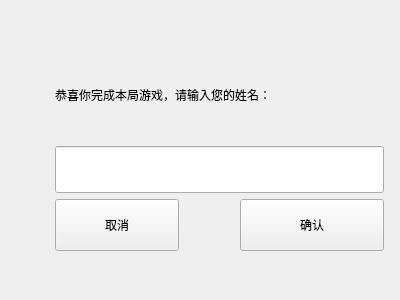
<?xml version="1.0" encoding="UTF-8"?>
<ui version="4.0">
 <class>dialog</class>
 <widget class="QWidget" name="dialog">
  <property name="geometry">
   <rect>
    <x>0</x>
    <y>0</y>
    <width>400</width>
    <height>300</height>
   </rect>
  </property>
  <property name="windowTitle">
   <string>Form</string>
  </property>
  <widget class="QWidget" name="gridLayoutWidget">
   <property name="geometry">
    <rect>
     <x>0</x>
     <y>50</y>
     <width>441</width>
     <height>201</height>
    </rect>
   </property>
   <layout class="QGridLayout" name="gridLayout">
    <item row="5" column="0">
     <widget class="QPushButton" name="cancel">
      <property name="minimumSize">
       <size>
        <width>0</width>
        <height>52</height>
       </size>
      </property>
      <property name="maximumSize">
       <size>
        <width>124</width>
        <height>16777215</height>
       </size>
      </property>
      <property name="text">
       <string>取消</string>
      </property>
     </widget>
    </item>
    <item row="5" column="1">
     <widget class="QPushButton" name="ok">
      <property name="minimumSize">
       <size>
        <width>0</width>
        <height>52</height>
       </size>
      </property>
      <property name="maximumSize">
       <size>
        <width>144</width>
        <height>16777215</height>
       </size>
      </property>
      <property name="text">
       <string>确认</string>
      </property>
     </widget>
    </item>
    <item row="2" column="0" colspan="2">
     <widget class="QLineEdit" name="lineEdit">
      <property name="minimumSize">
       <size>
        <width>0</width>
        <height>47</height>
       </size>
      </property>
     </widget>
    </item>
    <item row="0" column="0" colspan="2">
     <widget class="QLabel" name="label">
      <property name="maximumSize">
       <size>
        <width>16777215</width>
        <height>16777200</height>
       </size>
      </property>
      <property name="text">
       <string>恭喜你完成本局游戏，请输入您的姓名：</string>
      </property>
     </widget>
    </item>
   </layout>
  </widget>
 </widget>
 <resources/>
 <connections/>
</ui>
